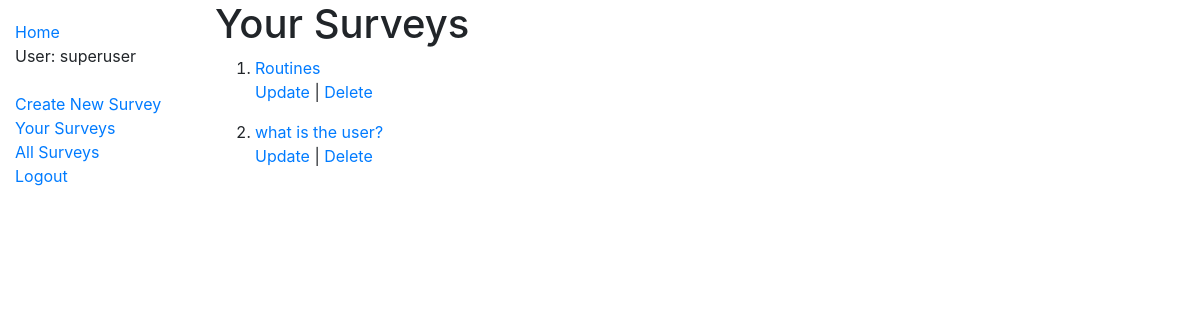
Before: /catalog/mysurveys/ (signed in) with the older database file.
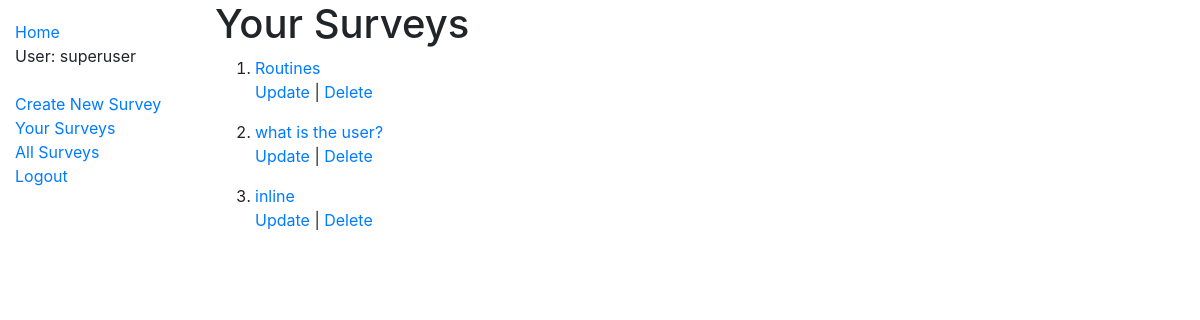
After: the same page with the newer database file.
### catalog/models.py (models this page shows, shortened)
class Surveys(models.Model):
  id = models.UUIDField(primary_key=True, default=uuid.uuid4)
  name = models.CharField(max_length=300, blank=False)
  surveyer = models.ForeignKey(User, on_delete=models.SET_NULL, null=True, unique=False)
  class Meta:
    permissions = (('can_edit_survey', 'Edit Survey'),)

### catalog/views.py (the view)
# urls.py: path('mysurveys/', views.UserSurveys.as_view(), name='user-surveys'),
class UserSurveys(LoginRequiredMixin, generic.ListView):
  model = Surveys
  template_name = 'catalog/user_surveys_list.html'
  paginate_by = 10
  def get_queryset(self):
    return Surveys.objects.filter(surveyer=self.request.user)

### catalog/templates/catalog/user_surveys_list.html
{% extends 'base.html' %}
{% block content %}
  <h1>Your Surveys</h1>
  {% if surveys_list %}
  <ol>
    {% for surv in surveys_list %}
    <li>
      <a href='{% url 'surveys-detail' surv.pk %}'>{{surv.name}}</a>
      {% if surv.surveyer == request.user %}
        <p><a href='{% url 'surveys-update' surv.pk %}'>Update</a> | <a href='{% url 'surveys-delete' surv.pk %}'>Delete</a></p>
      {% endif %}
    </li>
    {% endfor %}
  </ol>
  {% else %}
    <p>You have no surveys.</p>
  {% endif %}
{% endblock %}

### catalog/templates/base.html (shortened to what this page needs)
<!DOCTYPE html>
<html lang = 'en'>
<head>
  <link rel="stylesheet" href="https://stackpath.bootstrapcdn.com/bootstrap/4.3.1/css/bootstrap.min.css">
  {% load static %}
  <link rel="stylesheet" href="{% static 'css/styles.css' %}">
</head>
<body>
  <div class="container-fluid">
    <div class="row">
      <div class="col-sm-2">
      {% block sidebar %}
        <ul class="sidebar-nav">
          <li><a href='{% url 'index' %}'>Home</a>
          {% if user.is_authenticated %}
          <li>User: {{ user.get_username }}</li><br>
          <li><a href='{% url 'surveys-create' %}'>Create New Survey</a></li>
          <li><a href='{% url 'user-surveys' %}'>Your Surveys</a></li>
          <li><a href='{% url 'surveys-list' %}'>All Surveys</a></li>
          <li><a href='{% url 'logout' %}'>Logout</a></li>
          {% else %}
          <li><a href='{% url 'login' %}'>Login</a></li>
          {% endif %}
        </ul>
      {% endblock %}
      </div>
      <div class='col-sm-10'>{% block content %}{% endblock %}</div>
  </div>
</body>
</html>

### catalog/static/css/styles.css (style rules this page uses)
.sidebar-nav { margin-top: 20px; padding: 0; list-style: none; }

Changed rows visible on the page:
added Surveys: name "inline", shows "Update"
